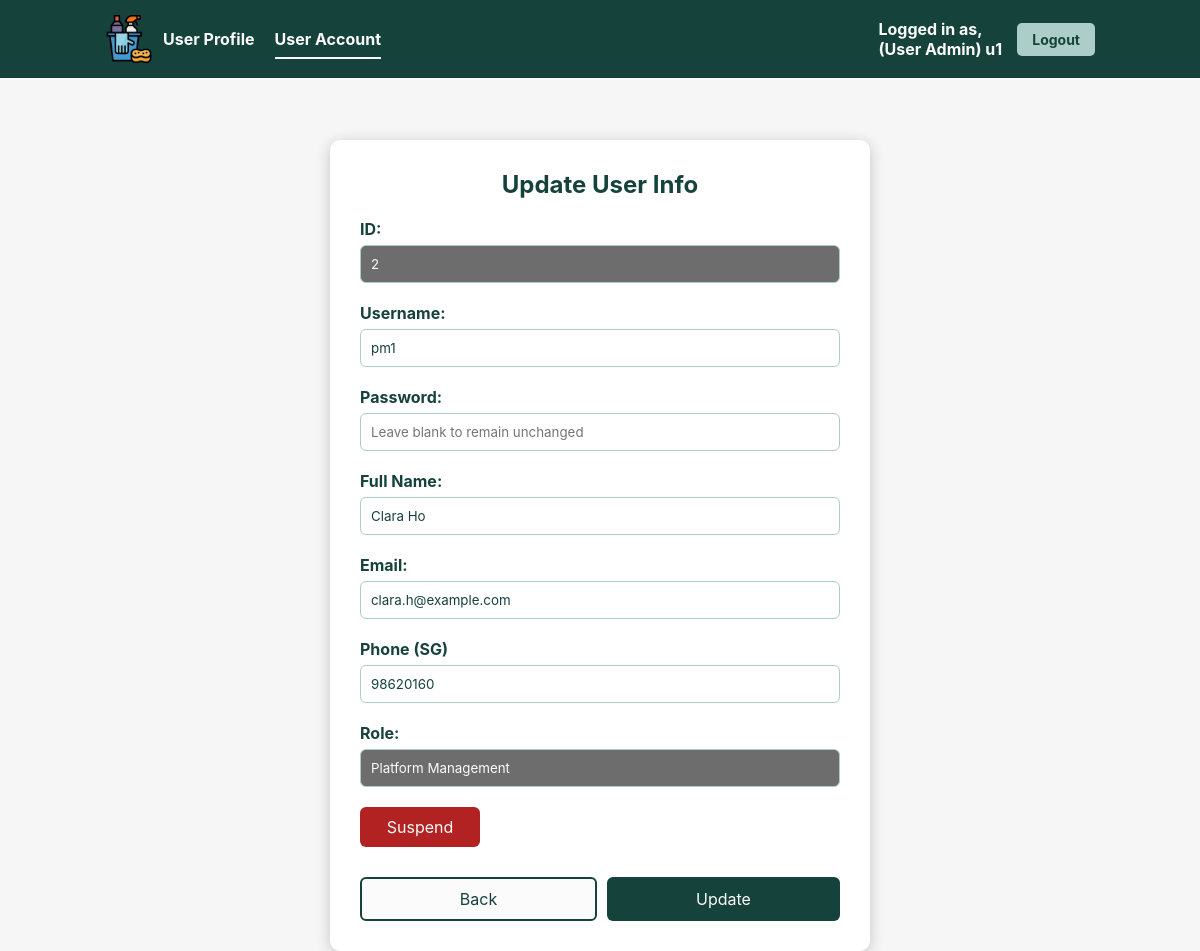
The page /updateUserAccount.php?id=2 (signed in) on the database as committed earlier.
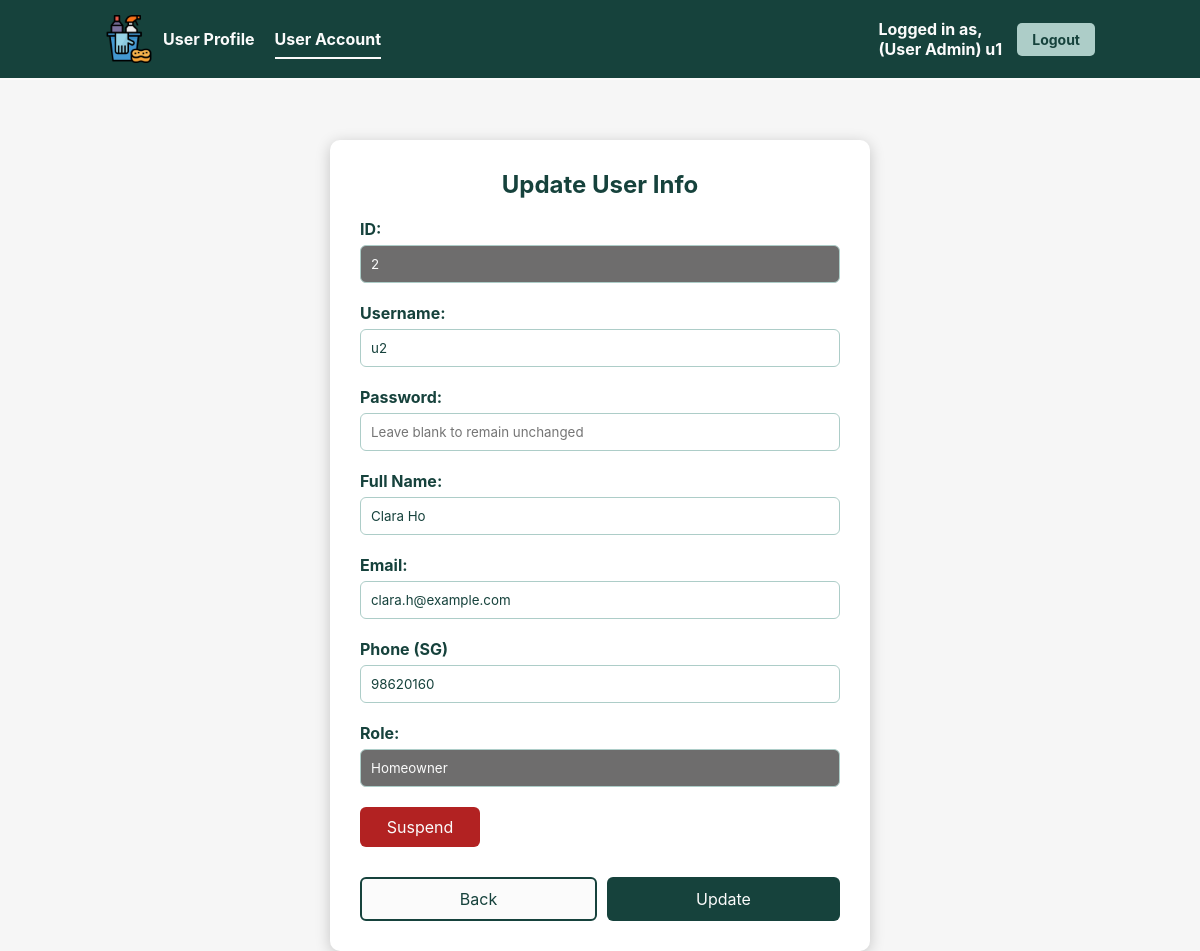
The same page on the database as committed later.
### tables this page shows
CREATE TABLE UserAccount (
    `id` INT AUTO_INCREMENT,
    `username` VARCHAR(64) NOT NULL,
    `password` VARCHAR(255) NOT NULL,
    `fullName` VARCHAR(64) NOT NULL,
    `email` VARCHAR(64) NOT NULL,
    `phone` VARCHAR(64) NOT NULL,
    `userProfile` VARCHAR(64) NOT NULL,
    `isSuspend` BOOL NOT NULL DEFAULT 0,
    PRIMARY KEY (`id`),
    FOREIGN KEY (`userProfile`) REFERENCES UserProfile(`role`),
    UNIQUE (`username`)
);

### src/entity/UserAccount.php (called while the page is built, shortened)
<?php
class UserAccount {
    protected int $id;
    protected string $username;
    protected string $fullName;
    protected string $email;
    protected string $phone;
    protected string $userProfile;
    public function readUserAccount(int $id): ?UserAccount {
        $db_handle = new Database();
        $db_conn = $db_handle->getConnection();
        try {
            $stmt = $db_conn->prepare("SELECT * FROM `UserAccount` WHERE `id` = :id");
            $stmt->bindParam(':id', $id);
            $execResult = $stmt->execute();
            if ($execResult) {
                $userAccount = $stmt->fetchObject('UserAccount');
                return $userAccount;
            } else {
                return null;
            }
        } catch (PDOException $e) {
            error_log("Database query failed: " . $e->getMessage());
            unset($db_handle);
            return null;
        }
    }
    public function getId(): int { return $this->id; }
    public function getUsername(): string { return $this->username; }
    public function getFullName(): string { return $this->fullName; }
    public function getEmail(): string { return $this->email; }
    public function getPhone(): string { return $this->phone; }
    public function getUserProfile(): string { return $this->userProfile; }
}
?>

### src/controllers/ViewUserAccountController.php (called while the page is built)
<?php
require_once("/var/www/html/entity/UserAccount.php");
class ViewUserAccountController
{
    private $userAccount;
    public function __construct()
    {
        $this->userAccount = new UserAccount();
    }
    public function readUserAccount(int $id): ?UserAccount
    {
        return $this->userAccount->readUserAccount($id);
    }
}

### src/updateUserAccount.php (the view, shortened to what the changed rows need)
<?php
require_once 'controllers/ViewUserAccountController.php';
if (!isset($_GET['id'])) {
  header("Location: viewUserAccount.php");
  exit();
} else {
  $controller = new ViewUserAccountController();
  $userAccount = $controller->readUserAccount($_GET['id']);
}
?>
<!DOCTYPE html>
<html lang="en">
<head>
  <link rel="stylesheet" href="css/style.css">
</head>
<body>
  <div class="form-container">
    <h2>Update User Info</h2>
    <br>
    <form action="controllers/UpdateUserAccountController.php" method="post">
      <div class="form-group">
        <label for="id">ID:</label>
        <input type="text" id="id" name="id" value="<?php echo htmlspecialchars($userAccount->getId()); ?>" readonly>
      </div>
      <div class="form-group">
        <label for="username">Username:</label>
        <input type="text" id="username" name="username" value="<?php echo htmlspecialchars($userAccount->getUsername()); ?>" required>
        <span id='usernameValidation' class='text-danger'></span>
      </div>
      <div class="form-group">
        <label for="fullName">Full Name:</label>
        <input type="text" id="fullName" name="fullName" value="<?php echo htmlspecialchars($userAccount->getFullName()); ?>" required>
        <span id='fullNameValidation' class='text-danger'></span>
      </div>
      <div class="form-group">
        <label for="email">Email:</label>
        <input type="email" id="email" name="email" value="<?php echo htmlspecialchars($userAccount->getEmail()); ?>" required>
        <span id='emailValidation' class='text-danger'></span>
      </div>
      <div class="form-group">
        <label for="phone">Phone (SG)</label>
        <input type="tel" id="phone" name="phone" pattern="[0-9]{8}" placeholder="Eg: 00000000" value="<?php echo htmlspecialchars($userAccount->getPhone()); ?>" required>
        <span id='phoneValidation' class='text-danger'></span>
      </div>
      <div class="form-group">
        <label for="userProfile">Role:</label>
        <input type="text" id="userProfile" name="userProfile" value="<?php echo htmlspecialchars($userAccount->getUserProfile()); ?>" readonly>
      </div>
    </form>
  </div>
</body>
</html>

Rows that differ between the two databases and show on the page:
changed useraccount "Clara Ho": username "pm1" → "u2"; userProfile "Platform Management" → "Homeowner"
